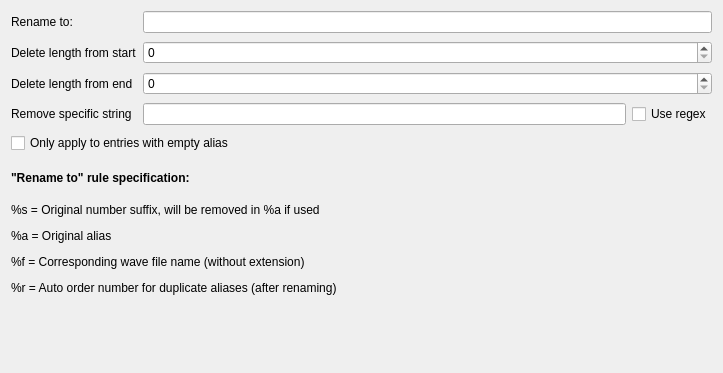
<?xml version="1.0" encoding="UTF-8"?>
<ui version="4.0">
 <class>SetAliasOptionWidget</class>
 <widget class="QWidget" name="SetAliasOptionWidget">
  <property name="geometry">
   <rect>
    <x>0</x>
    <y>0</y>
    <width>723</width>
    <height>373</height>
   </rect>
  </property>
  <layout class="QVBoxLayout" name="verticalLayout">
   <item>
    <layout class="QGridLayout" name="gridLayout">
     <property name="verticalSpacing">
      <number>8</number>
     </property>
     <item row="0" column="0">
      <widget class="QLabel" name="ruleLabel">
       <property name="text">
        <string>Rename to:</string>
       </property>
      </widget>
     </item>
     <item row="1" column="0">
      <widget class="QLabel" name="headCutLabel">
       <property name="text">
        <string>Delete length from start</string>
       </property>
      </widget>
     </item>
     <item row="2" column="0">
      <widget class="QLabel" name="tailCutLabel">
       <property name="text">
        <string>Delete length from end</string>
       </property>
      </widget>
     </item>
     <item row="3" column="0">
      <widget class="QLabel" name="removeStrLabel">
       <property name="text">
        <string>Remove specific string</string>
       </property>
      </widget>
     </item>
     <item row="3" column="1">
      <widget class="QLineEdit" name="removeStrLineEdit"/>
     </item>
     <item row="3" column="2">
      <widget class="QCheckBox" name="removeStrRegexCheckBox">
       <property name="text">
        <string>Use regex</string>
       </property>
      </widget>
     </item>
     <item row="0" column="1" colspan="2">
      <widget class="QLineEdit" name="ruleLineEdit"/>
     </item>
     <item row="4" column="0" colspan="3">
      <widget class="QCheckBox" name="emptyOnlyCheckBox">
       <property name="text">
        <string>Only apply to entries with empty alias</string>
       </property>
      </widget>
     </item>
     <item row="1" column="1" colspan="2">
      <widget class="QSpinBox" name="headCutSpinBox"/>
     </item>
     <item row="2" column="1" colspan="2">
      <widget class="QSpinBox" name="tailCutSpinBox"/>
     </item>
    </layout>
   </item>
   <item>
    <spacer name="verticalSpacer_2">
     <property name="orientation">
      <enum>Qt::Vertical</enum>
     </property>
     <property name="sizeType">
      <enum>QSizePolicy::Fixed</enum>
     </property>
     <property name="sizeHint" stdset="0">
      <size>
       <width>20</width>
       <height>12</height>
      </size>
     </property>
    </spacer>
   </item>
   <item>
    <widget class="QLabel" name="label">
     <property name="text">
      <string>&lt;html&gt;&lt;head/&gt;&lt;body&gt;&lt;p style=&quot;margin-bottom:18px&quot;&gt;&lt;span style=&quot; font-size:medium; font-weight:600;&quot;&gt;&quot;Rename to&quot; rule specification:&lt;/span&gt;&lt;/p&gt;&lt;p&gt;%s = Original number suffix, will be removed in %a if used&lt;/p&gt;&lt;p&gt;%a = Original alias&lt;/p&gt;&lt;p&gt;%f = Corresponding wave file name (without extension)&lt;/p&gt;&lt;p&gt;%r = Auto order number for duplicate aliases (after renaming)&lt;/p&gt;&lt;/body&gt;&lt;/html&gt;</string>
     </property>
    </widget>
   </item>
   <item>
    <spacer name="verticalSpacer">
     <property name="orientation">
      <enum>Qt::Vertical</enum>
     </property>
     <property name="sizeHint" stdset="0">
      <size>
       <width>20</width>
       <height>40</height>
      </size>
     </property>
    </spacer>
   </item>
  </layout>
 </widget>
 <resources/>
 <connections/>
</ui>
